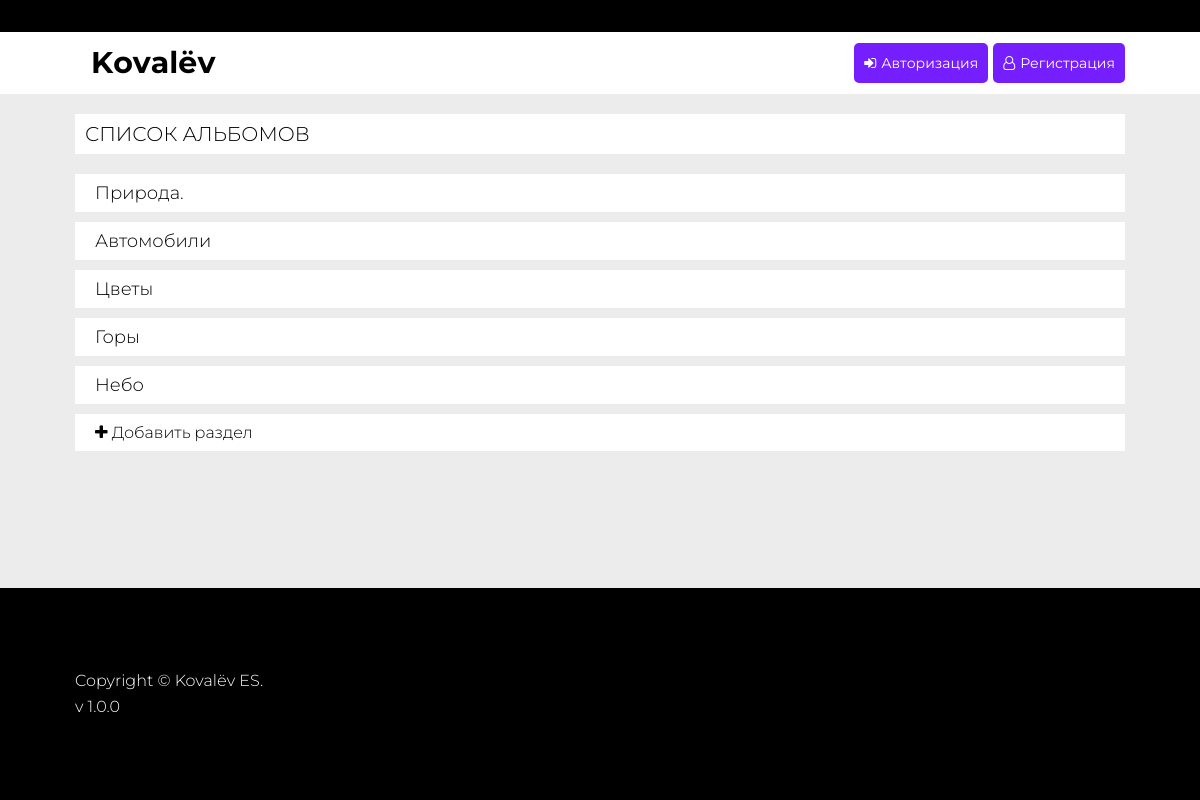
The page / on the database its author committed.
### tables this page shows
CREATE TABLE `album` (
  `id_album` int NOT NULL,
  `title_album` varchar(150) NOT NULL,
  `description_album` varchar(255) NOT NULL
);

### app/controllers/Page1.php (called while the page is built, shortened)
<?php
class Page1 {
    private $page = 'Page1';
    private $action = 'read';
    private $parameters;
    public $method;
    public function __construct($arr)
    {
        $this->parameters = $arr;
        $this->analyzeRequest($this->parameters);
    }
    protected function analyzeRequest()
    {
        if (!empty($this->parameters[0]))
        {
            $this->page = $this->parameters[0];
        }
        if (!empty($this->parameters[1]))
        {    $this->method = $this->parameters[1];
        }
        $method = $this->method;
        $this->$method($this->page, $this->action ,$this->parameters);
    }
    public function render($class, $action, $params )
    {
        $model = new $className();
        $model->execute($action,$params);
        $view = new $className();
        $view->render($model->getData());
    }
}

### index.php (called while the page is built, shortened)
<?php session_start();
include_once('router/routes.php');
        spl_autoload_register(function($class){
            $class =  str_replace('\\', '/', strtolower($class)).'.php';
            if (file_exists($class))
                return include_once($class);
            else
                return false;
        });
    $url = $_SERVER['REQUEST_URI'];
    $baseURL = dirname($_SERVER['SCRIPT_NAME']);
    if(strpos($url, $baseURL) === 0){
        $url = substr($url, strlen($baseURL));
    }
    $url = trim($url, '/');
    $r = new router\Router($url, $return);
    $x = $r->getRoute();
    $controller = new $class($x);

### Core/ConnectDB.php (called while the page is built, shortened)
<?php
class ConnectDB {
    private $link;
    private $host;
    private $user;
    private $password;
    private $database;
    private $charset;
    private static $instance = null;
    public function __construct($host, $user, $password, $database, $charset) {
        $this->host = $host;
        $this->user = $user;
        $this->password = $password;
        $this->database = $database;
        $this->charset= $charset;
    }
    public static function getInstance($host, $user, $password, $database, $charset)
    {
        if (null === self::$instance)
        {
            self::$instance = new self($host, $user, $password, $database, $charset);
        }
        return self::$instance;
    }
    private function connect(){
        $this->link = new PDO("mysql:host=".$this->host.";dbname=".$this->database.";charset=".$this->charset,$this->user, $this->password);
        return $this->link;
    }
    public function read($sql, $param = [], $pdoConst = PDO::FETCH_ASSOC){
        $exe = $this->link->prepare($sql);
            $exe->execute($param);
        $result = $exe->fetchAll($pdoConst);
        return $result;
    }
}

### app/models/Page1.php (called while the page is built, shortened)
<?php
class Page1 extends Model{
    function execute($action, $parameters)
    {
        $works = "SELECT * FROM `album`";
            $request = $this->connectDB->$action($works);
    }
}

### app/models/Model.php (called while the page is built, shortened)
<?php
class Model {
    public function execute($action, $parameters)
    {
        $this->connectDB = ConnectDB::getInstance(HOST, USER, PASSWORD ,DATABASE, CHARSET);
    }
}

### app/views/templates/listAlbum.php (the view, shortened to what this page needs)
<?php
class listAlbum {
    public function render($data){
        $out='';
        $out .= "<section class='pageHeader-Block'>
                <div class='page__container'>
                <div class='block__titleWrepper'>
                    <h1 class='block__title'>Список альбомов</h1>
                </div>
                <ul class='albumList'>";
        forEach($data as $key=>$value){
            $out .= "<li class='albumList__item itemAlbum'>
                        <a href='/PhotoLists/Album/{$value['id_album']}' class='itemAlbum__linck'><span class='itemAlbum__title'>{$value['title_album']}</span></a>
                    </li>";
        }
        $out .="<li class='albumList__item itemAlbum'>
                    <a href='/PhotoLists/CreateAlbumForm' class='itemAlbum__linck'><i class='fa fa-plus' aria-hidden='true'></i> Добавить раздел</a>
                </li></ul>";
        $out .= "</div></section>";
        echo $out;
    }
}

### css/style.css (style rules this page uses)
:root { --colr-main: #fff; --colr-dark: #000; --colr-main2:#edecec; --colr-active: #751fff; --colr-promo: #d72d2d; --c-font: #000; --c-font-revers: #fff; }
*, *::before, *::after { padding: 0; margin: 0; border: 0; box-sizing: border-box; color: #000; }
a { text-decoration: none; }
ul, ol, li { list-style: none; }
h1, h2, h3, h4, h5, h6 { font-weight: inherit; font-size: inherit; }
html, body { height: 100%; line-height: 1; display: flex; flex-direction: column; height: 100%; color: #fff; background-color: var(--colr-main2); font-family: 'Montserrat-Light'; }
[class*=__container] { max-width: 90%; margin: 0 auto; padding: 0 15px; }
.block__title { text-transform: uppercase; font-size: clamp(15px, 5vw, 20px); color: var(--c-font); display: flex; text-align: center; white-space:nowrap; }
.block__titleWrepper { background-color: var(--colr-main); padding: 10px 10px; margin: 20px 0; display: flex; }
.block__title::after { content: ''; display: block; width: 80%; height: 2px; transition: 0.8s; opacity: 0; margin-top: 10px; }
.albumList__item { background-color: var(--colr-main); margin-bottom: 10px; transition: .8s; }
.itemAlbum__title { font-size: clamp(14px, 5vw, 18px); ; }
.itemAlbum__linck { display: block; padding: 10px 20px; }

### rows shown on the page
album: title_album "Природа."
album: title_album "Автомобили"
album: title_album "Цветы"
album: title_album "Горы"
album: title_album "Небо"
